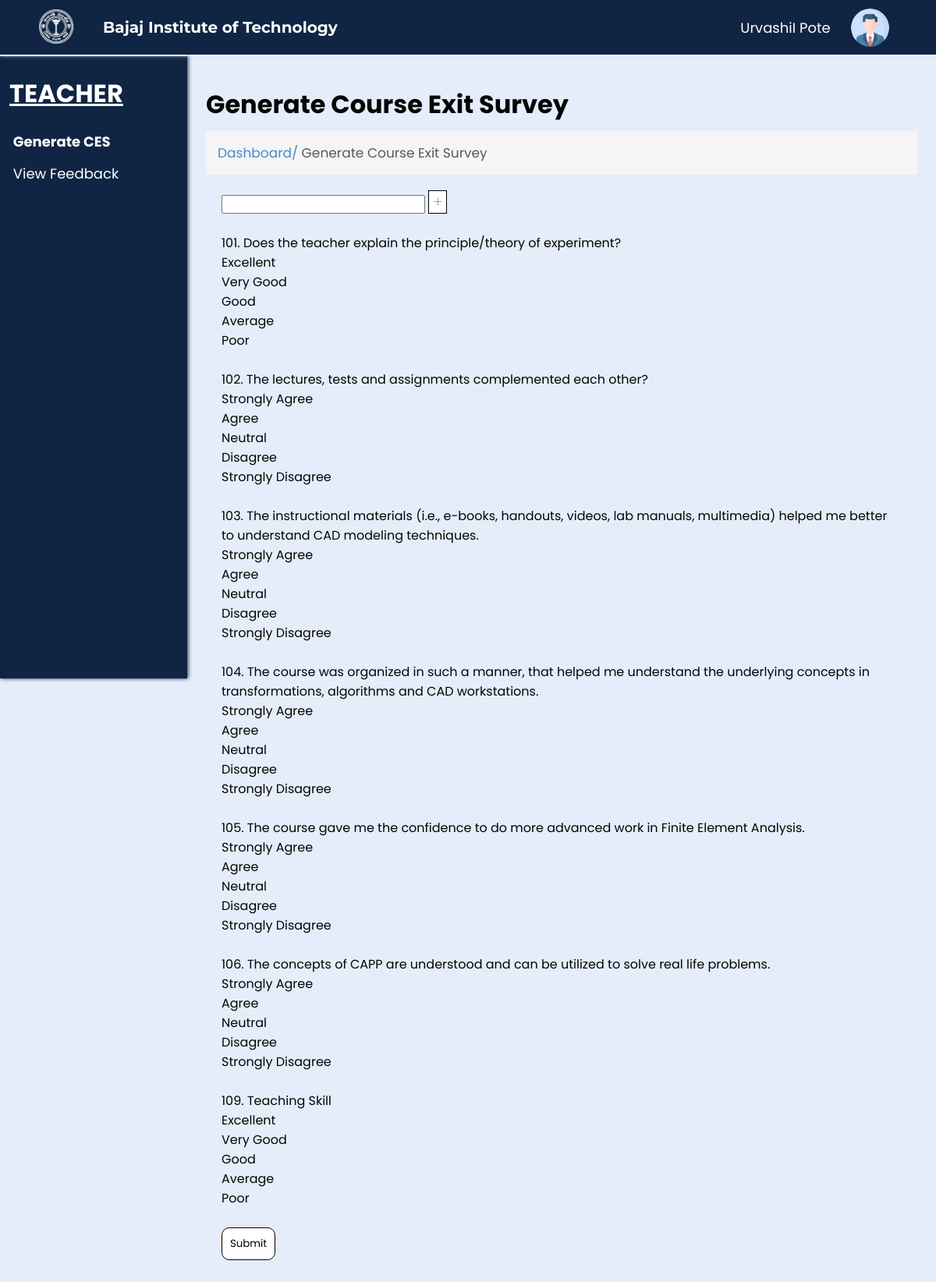
Page /next.php (signed in) on the earlier database version.
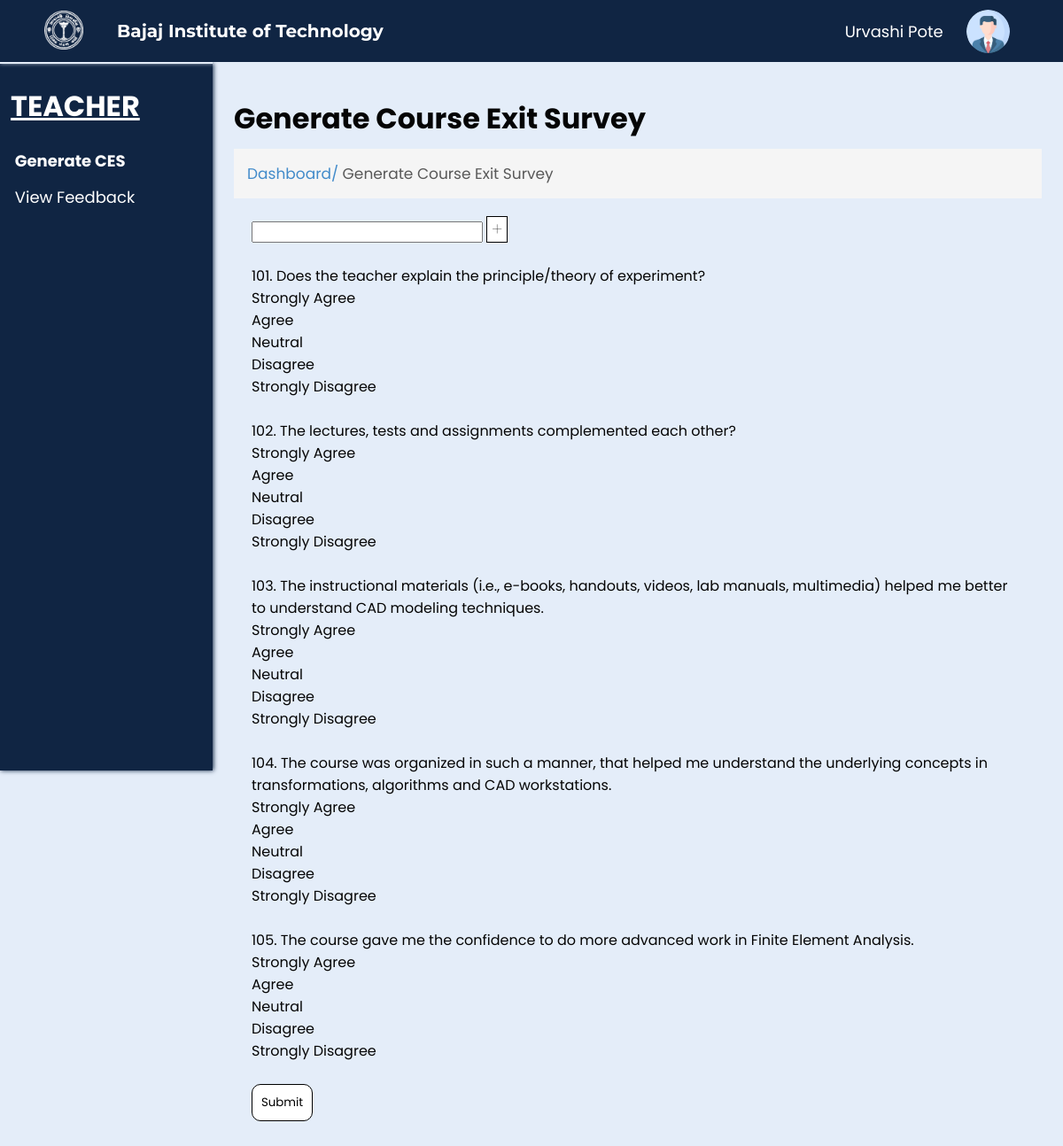
Same page on the later database version.
### tables this page shows
CREATE TABLE `questions` (
  `questionid` int(100) NOT NULL,
  `question` text NOT NULL,
  `questiontype` text NOT NULL,
  `feedbacktype` char(25) NOT NULL,
  `option1` text NOT NULL,
  `mark1` int(10) DEFAULT 10,
  `option2` text NOT NULL,
  `mark2` int(10) NOT NULL DEFAULT 8,
  `option3` text NOT NULL,
  `mark3` int(10) NOT NULL DEFAULT 5,
  `option4` text NOT NULL,
  `mark4` int(10) NOT NULL DEFAULT 3,
  `option5` text NOT NULL,
  `mark5` int(10) NOT NULL DEFAULT 1
);

### check.php (called while the page is built, shortened)
<?php
$fname = $_SESSION['fname'];
$lname = $_SESSION['lname'];
?>

### next.php (the view, shortened to what this page needs)
<?php
include('connect.php');
include('check.php');
$query = "select * from questions";
$result = mysqli_query($conn, $query);
?>
<!DOCTYPE html>
<html lang="en">
<head>
    <link rel="stylesheet" href="css/generate.css?v=<?php echo time(); ?>">
    <link rel="stylesheet" href="css/common.css?v=<?php echo time(); ?>">
</head>
<body>
    <div class="nav">
        <div class="img">
            <img id="img" src="images/bitlogo_transparent.png" alt="BIT Logo">
        </div>
        <h2 id="heading">Bajaj Institute of Technology</h2>
        <div class="links" id="links">
        <p class="input"><?php echo $fname, " ", $lname; ?></p>
            <img src="images/user.png" alt="User" width="7%" style="border-radius: 50%;">
        </div>
    </div>
    <div class="spaces"></div>
    <div class="main">
        <div class="left">
            <h1>TEACHER</h1>
            <ul>
                <li class="active"><a href="generatefeedback.php">Generate CES</a></li>
                <li><a href="viewfeedback.php">View Feedback</a></li>
            </ul>
        </div>
        <div class="right">
            <h1>Generate Course Exit Survey</h1>
            <p>Dashboard/<span> Generate Course Exit Survey</span></p>
            <div class="questions" id="questions">
                <form action="create_feedback.php" method="POST">
                    <input type="text" value="<?php echo $_GET['id'];?>" name="feed">
                    <a class="add" onclick="login()">+</a>
                    <br>
                    <br>
                    <?php
                    while ($row = mysqli_fetch_assoc($result)) {
                    ?>
                        <?php echo $row['questionid'], "."; ?> <?php echo $row['question']; ?><br>
                        <?php echo $row['option1']; ?><br>
                        <?php echo $row['option2']; ?><br>
                        <?php echo $row['option3']; ?><br>
                        <?php echo $row['option4']; ?><br>
                        <?php echo $row['option5']; ?> <br>
                        <br>
                    <?php
                    }
                    ?>
                    <input type="submit" value="Submit" name="submit1" class="submit">
                </form>
            </div>
        </div>
    </div>
</body>
</html>

### css/generate.css (style rules this page uses)
span { color: rgb(89, 89, 89); }
.questions { margin: 20px 20px; }
.add { background-color: white; color: black; border: 1px solid black; text-align: center; font-size: 20px; height: 30px; font-weight: lighter; margin: 10px 0; transition: 0.3s; margin-top: 30px; cursor: pointer; text-decoration: none; color: black; width: 30px; padding: 0 5px; }
.active { font-weight: bold; font-size: 20px; }
.submit { padding: 10px; background-color: white; border: 1px solid black; border-radius: 10px; cursor: pointer; }

### css/common.css (style rules this page uses)
* { margin: 0; padding: 0; box-sizing: border-box; font-family: 'Poppins', sans-serif; }
body { background-color: #E4EDF9; }
.nav { background-color: #102543; position: fixed; width: 100%; z-index: 100; height: 70px; box-shadow: 0px 1px 5px #E4EDF9; transition: 0.5s; }
.nav .img { transition: 0.5s; margin-left: 2%; padding: 1%; text-align: center; height: 100%; float: left; width: 8%; }
#img { height: 95%; transition: 0.5s; }
.nav .img img { height: 100%; width: auto; }
.links img { width: auto; height: 70%; cursor: pointer; }
.nav h2 { transition: 0.5s; color: white; display: flex; height: 70px; font-size: 20px; float: left; width: 30%; align-items: center; padding: 1%; font-family: 'Montserrat', sans-serif; }
.nav .links { margin-right: 5%; transition: 0.5s; display: flex; height: 70px; float: left; width: 55%; align-items: center; justify-content: right; gap: 4%; font-family: 'Montserrat', sans-serif; }
.spaces { height: 70px; }
.left { height: 100vh; width: 20vw; background-color: #102543; color: white; border-top: 2px solid #E4EDF9; box-shadow: 1px 0px 5px #102543; position: fixed; }
.left h1 { margin: 10% 5%; text-decoration: underline; }
.right { width: 100%; padding: 5vh 2vw; padding-left: 22vw; color: rgb(5, 5, 5); }
.left ul { list-style-type: none; margin: 10% 7%; }
.left li { cursor: pointer; font-size: 18px; margin-top: 7%; transition: 0.5s; }
.left li a { text-decoration: none; color: white; }
.right>p { margin-top: 10px; font-size: 17px; padding: 15px; background-color: #F5F5F5; color: #428BCA; }
.right>p span { color: rgb(89, 89, 89); }
.links .input { background-color: transparent; border: 0; color: white; font-size: 18px; }

Differences in the rows shown:
removed questions: questionid "106", question "The concepts of CAPP are understood and can be utilized to solve real life problems.", option1 "Strongly Agree", option2 "Agree", option3 "Neutral", option4 "Disagree", option5 "Strongly Disagree"
removed questions: questionid "109", question "Teaching Skill", option1 "Excellent", option2 "Very Good", option3 "Good", option4 "Average", option5 "Poor"
changed questions "Does the teacher explain the principle/theory of experiment?": option1 "Excellent" → "Strongly Agree"; option2 "Very Good" → "Agree"; option3 "Good" → "Neutral"; option4 "Average" → "Disagree"; option5 "Poor" → "Strongly Disagree"
Other differences:
$fname: "UrvashiI" → "Urvashi"
